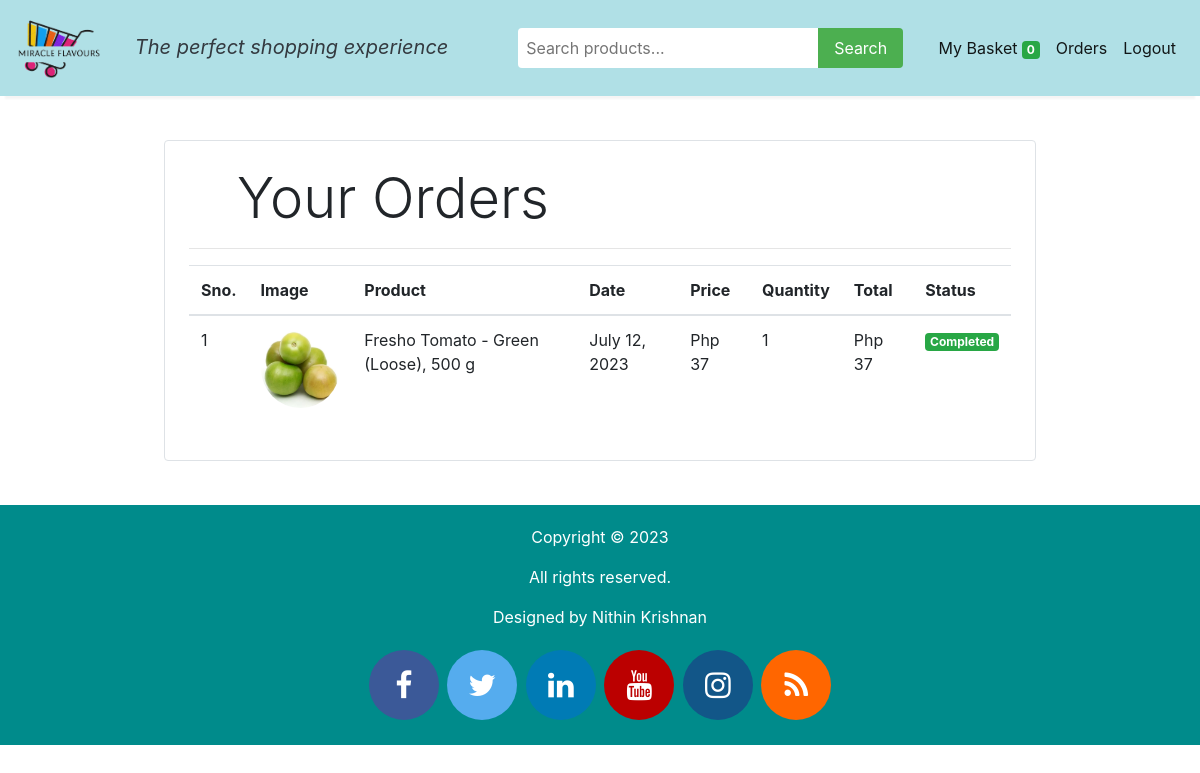
The page /orders (signed in) on the database its author committed.
### store/models/orders.py (models this page shows, shortened)
class Order(models.Model):
    product = models.ForeignKey(Products,
                                on_delete=models.CASCADE)
    customer = models.ForeignKey(Customer,
                                 on_delete=models.CASCADE)
    quantity = models.IntegerField(default=1)
    price = models.IntegerField()
    address = models.CharField (max_length=50, default='', blank=True)
    phone = models.CharField (max_length=50, default='', blank=True)
    date = models.DateField (default=datetime.datetime.today)
    status = models.BooleanField (default=False)
    @staticmethod
    def get_orders_by_customer(customer_id):
        return Order.objects.filter(customer=customer_id).order_by('-date')

### store/models/product.py (models this page shows, shortened)
class Products(models.Model):
    name = models.CharField(max_length=60)
    price= models.IntegerField(default=0)
    category= models.ForeignKey(Category,on_delete=models.CASCADE,default=1 )
    description= models.CharField(max_length=250, default='', blank=True, null= True)
    image= models.ImageField(upload_to='uploads/products/')

### store/middlewares/auth.py (the view)
    def middleware(request):
        print(request.session.get('customer'))
        returnUrl = request.META['PATH_INFO']
        print(request.META['PATH_INFO'])
        if not request.session.get('customer'):
           return redirect(f'login?return_url={returnUrl}')
        response = get_response(request)
        return response

### store/templatetags/custom_filter.py (called while the page is built)
@register.filter(name='currency')
def currency(number):
    return "Php "+str(number)

@register.filter(name='multiply')
def multiply(number , number1):
    return number * number1

### store/views/orders.py (called while the page is built)
    def get(self , request ):
        customer = request.session.get('customer')
        orders = Order.get_orders_by_customer(customer)
        print(orders)
        return render(request , 'orders.html'  , {'orders' : orders})

### store/templates/orders.html
{% extends 'base.html' %}
{% block content %}
{% load cart %}
{% load custom_filter %}
<div class="container">
   <div class="border rounded p-4 m-4">
        <p class="display-4 pl-4 ml-4">Your Orders</p>
        <hr>
        <table class="table">
            <thead>
                <tr>
                    <th>Sno.</th>
                    <th>Image</th>
                    <th>Product</th>
                    <th>Date</th>
                    <th>Price</th>
                    <th>Quantity</th>
                    <th>Total</th>
                    <th>Status</th>
                </tr>
            </thead>
            <tbody>
                {% for order in orders %}
                <tr>
                    <td>{{forloop.counter}}</td>
                    <td><img style="height: 80px;" class="rounded-circle" src="{{order.product.image.url}}" alt=""></td>
                    <td>{{order.product.name}}</td>
                    <td>{{order.date}}</td>
                    <td>{{order.price|currency}}</td>
                    <td>{{order.quantity}}</td>
                    <td>{{order.quantity|multiply:order.price|currency}}</td>
                    {% if order.status %}
                    <td><small class="badge badge-success">Completed</small></td>
                    {%else%}
                    <td><small class="badge badge-warning">Pending</small></td>
                    {% endif %}
                </tr>
                {% endfor %}
            </tbody>
        </table>
   </div>
</div>
{% endblock %}

### store/templates/base.html (style rules this page uses)
.container { max-width: 960px; margin: 0 auto; padding: 20px; }

### rows shown on the page
Order: product.image (picture), product.name "Fresho Tomato - Green (Loose), 500 g", date "July 12, 2023", price "Php 37", quantity "1", quantity|multiply "Php 37", status "Completed"

### other values the page prints
{{ request.session.cart.keys|length }} "0"
